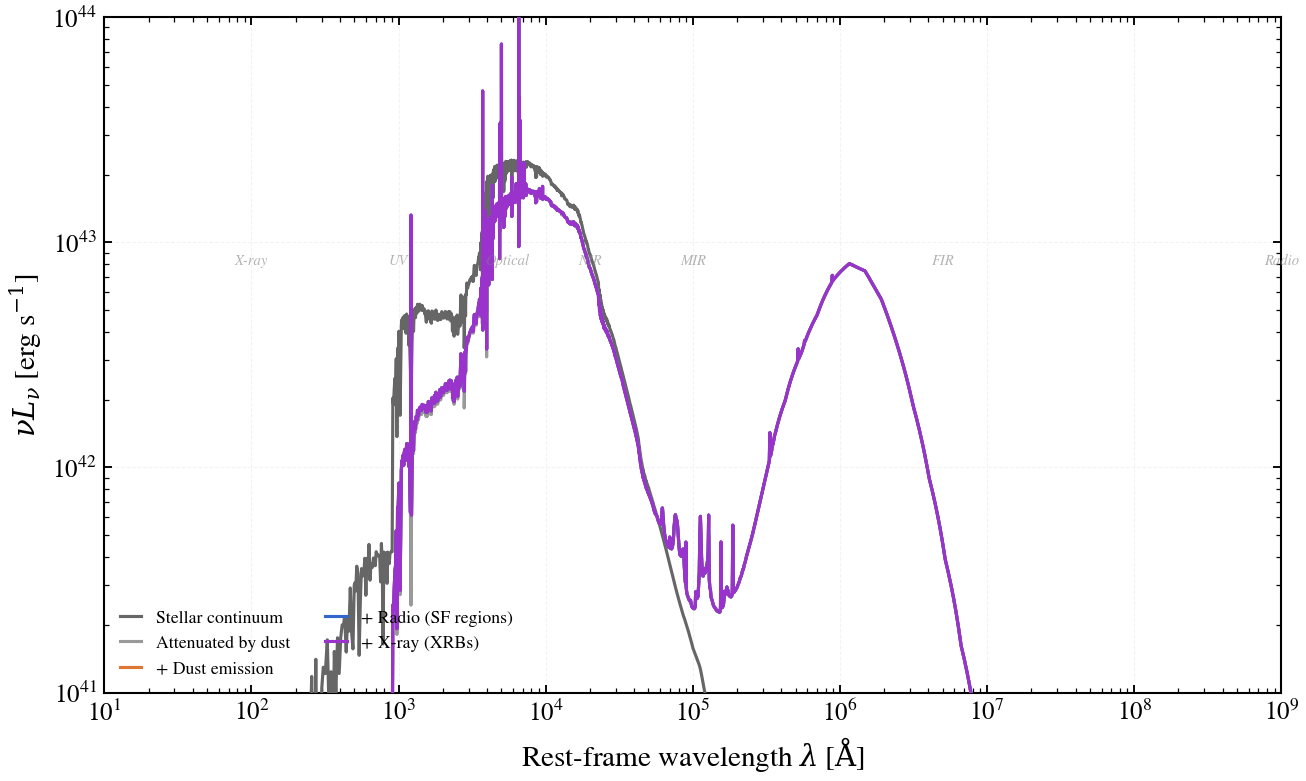

The Python source for this figure:
"""
Panchromatic SED: Milky Way Analog
==================================

A nearby Milky Way-mass galaxy (M*~5×10^10 Msun, SFR~2 Msun/yr) across
the full electromagnetic spectrum from X-ray (10 Å) to radio (10^9 Å).

Star formation history follows a double power-law with recent sustained
activity. Dust attenuates UV/optical and re-emits in the infrared.
Radio continuum from star-forming regions and X-rays from stellar binaries
are included.

Reading order: stellar continuum (grey) → dust-attenuated stellar
(faded) → dust emission (warm FIR + cold submm) → radio (cm-wavelength)
→ X-ray (from accreting binaries).

**References:**
 - Kennicutt & Evans (2012) [1]_ for MW analog SFR calibration
 - Bruzual & Charlot (2003) [2]_ for stellar population synthesis
 - Dale et al. (2014) [3]_ for dust emission model

.. [1] Kennicutt, R. C., & Evans, N. J. (2012).
   *Annu. Rev. Astron. Astrophys.* **50**, 531–608.
   https://doi.org/10.1146/annurev-astro-081811-146504

.. [2] Bruzual, G., & Charlot, S. (2003).
   *Mon. Not. R. Astron. Soc.* **344**, 1000–1028.
   https://doi.org/10.1046/j.1365-8711.2003.06897.x

.. [3] Dale, D. A., et al. (2014).
   *Astrophys. J.* **784**, 83.
   https://doi.org/10.1088/0004-637X/784/1/83
"""

import os
import warnings

import matplotlib

matplotlib.use("Agg")
import jax
import matplotlib.pyplot as plt
import numpy as np

import tengri
from tengri.analysis.plotting import setup_style

setup_style()
warnings.filterwarnings("ignore", message=".*BakedInBackend.*")


# Load stellar population synthesis grid
SSP = tengri.load_ssp("fsps_prsc_miles_chabrier")

# MW analog: moderate-mass, sustained star formation with a recent uptick
# Double power law: τ_gyr = 13 Gyr (age of universe proxy), mild cusp
# log_peak_sfr ≈ 0 → peak SFR ~ 1 Msun/yr, log10 scaling
HOST = dict(
    sfh={
        "type": "dpl",
        "*": tengri.FIXED,
        "tau_gyr": 9.0,          # Main growth timescale
        "log_peak_sfr": 0.35,    # Peak SFR ~ 2.2 Msun/yr (Kennicutt & Evans 2012)
        "alpha": 0.8,            # Early rise
        "beta": 0.5,             # Late decline
    },
    redshift=tengri.Fixed(0.05),  # z=0.05 for cosmic variance context
)

# Dust: two-component model (diffuse + birth cloud) + Dale et al. IR emission
# τ values typical for MW analogues (Calzetti 2000 calibration)
DUST_ON = {
    "type": "two_component",
    "*": tengri.FIXED,
    "tau_diff": 0.35,                               # Diffuse ISM optical depth
    "tau_bc": 0.45,                                 # Birth cloud optical depth
    "emission": {"type": "dale2014", "*": tengri.FIXED},  # FIR + submm reprocessing
}

# Dust-free reference
DUST_OFF = {
    "type": "two_component",
    "*": tengri.FIXED,
    "tau_diff": 0.0,
    "tau_bc": 0.0,
}


def _nuLnu(**blocks):
    """Build model, sample, predict, and return nu*L_nu in rest frame."""
    model = tengri.SEDModel.build(SSP, **HOST, **blocks)
    p = dict(model.spec.sample(jax.random.PRNGKey(0)))
    out = model.predict_rest_sed(p)
    wave = np.asarray(out.wavelength)
    return wave, 2.998e18 / wave * np.asarray(out.sed)


# Build cumulative traces: each adds one physics layer
# Wavelength label positions depend on y scale; set after first plot
RUNS = [
    ("Stellar continuum", "#666666", dict(dust=DUST_OFF)),
    ("Attenuated by dust", "#999999", dict(dust=DUST_ON)),
    ("+ Dust emission", "#dd7733", dict(dust=DUST_ON, neb={"type": "cue", "*": tengri.FIXED})),
    ("+ Radio (SF regions)", "#3366cc", dict(
        dust=DUST_ON,
        neb={"type": "cue", "*": tengri.FIXED},
        radio={"type": "condon92", "*": tengri.FIXED},
    )),
    ("+ X-ray (XRBs)", "#9933cc", dict(
        dust=DUST_ON,
        neb={"type": "cue", "*": tengri.FIXED},
        radio={"type": "condon92", "*": tengri.FIXED},
        xray={"type": "simple", "*": tengri.FIXED},
    )),
]

fig, ax = plt.subplots(figsize=(9.0, 5.5))

# Plot each cumulative trace
for label, color, blocks in RUNS:
    wave, nuL = _nuLnu(**blocks)
    ax.loglog(wave, nuL, color=color, lw=1.5, label=label, zorder=3)

# Wavelength region labels (positioned to guide reading)
ax.text(100, 8e42, "X-ray", fontsize=7, color="0.5", ha="center", alpha=0.6, style="italic")
ax.text(1000, 8e42, "UV", fontsize=7, color="0.5", ha="center", alpha=0.6, style="italic")
ax.text(5500, 8e42, "Optical", fontsize=7, color="0.5", ha="center", alpha=0.6, style="italic")
ax.text(2e4, 8e42, "NIR", fontsize=7, color="0.5", ha="center", alpha=0.6, style="italic")
ax.text(1e5, 8e42, "MIR", fontsize=7, color="0.5", ha="center", alpha=0.6, style="italic")
ax.text(5e6, 8e42, "FIR", fontsize=7, color="0.5", ha="center", alpha=0.6, style="italic")
ax.text(1e9, 8e42, "Radio", fontsize=7, color="0.5", ha="center", alpha=0.6, style="italic")

# Axis formatting
ax.set(
    xlim=(10, 1e9),
    ylim=(1e41, 1e44),
    xlabel=r"Rest-frame wavelength $\lambda$ [$\mathrm{\AA}$]",
    ylabel=r"$\nu L_\nu$ [erg s$^{-1}$]",
)

# Legend: two columns, no frame
ax.legend(frameon=False, fontsize=8.5, loc="lower left", ncol=2, handlelength=1.2)

# Grid for clarity (light)
ax.grid(True, alpha=0.15, linestyle="--", linewidth=0.5)

fig.tight_layout()
_script_dir = os.path.dirname(os.path.abspath(__file__))
_outfile = os.path.join(_script_dir, "plot_panchromatic_milky_way_analog.png")
plt.savefig(_outfile, dpi=150, bbox_inches="tight")
